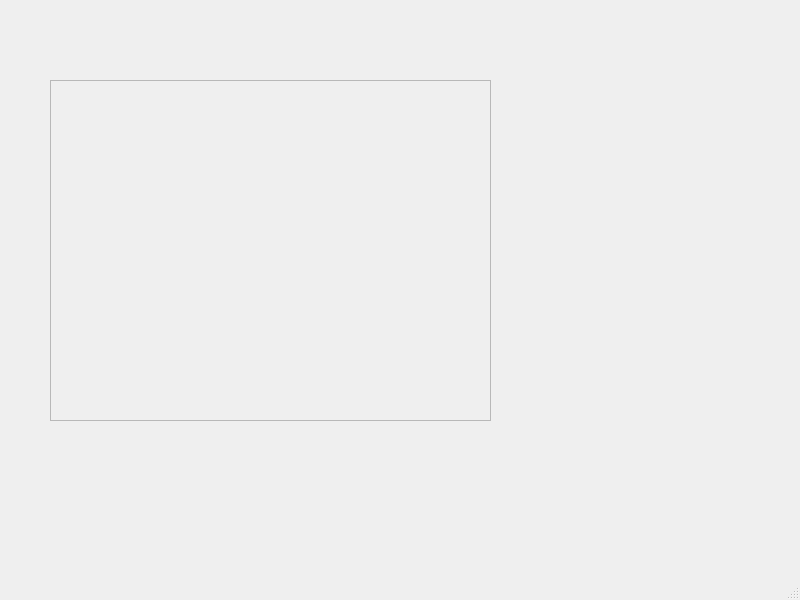
<?xml version="1.0" encoding="UTF-8"?>
<ui version="4.0">
 <class>MainWindow</class>
 <widget class="QMainWindow" name="MainWindow">
  <property name="geometry">
   <rect>
    <x>0</x>
    <y>0</y>
    <width>800</width>
    <height>600</height>
   </rect>
  </property>
  <property name="windowTitle">
   <string>MainWindow</string>
  </property>
  <widget class="QWidget" name="centralwidget">
   <widget class="QWidget" name="gridLayoutWidget">
    <property name="geometry">
     <rect>
      <x>50</x>
      <y>80</y>
      <width>441</width>
      <height>341</height>
     </rect>
    </property>
    <layout class="QGridLayout" name="gridLayout">
     <item row="0" column="0">
      <widget class="QFrame" name="workout">
       <property name="styleSheet">
        <string notr="true">background-image: url(:/images/background.jpg);
background-size:cover;</string>
       </property>
       <property name="frameShape">
        <enum>QFrame::StyledPanel</enum>
       </property>
       <property name="frameShadow">
        <enum>QFrame::Raised</enum>
       </property>
      </widget>
     </item>
    </layout>
   </widget>
  </widget>
  <widget class="QMenuBar" name="menubar">
   <property name="geometry">
    <rect>
     <x>0</x>
     <y>0</y>
     <width>800</width>
     <height>21</height>
    </rect>
   </property>
  </widget>
  <widget class="QStatusBar" name="statusbar"/>
 </widget>
 <resources>
  <include location="resources.qrc"/>
 </resources>
 <connections/>
</ui>
